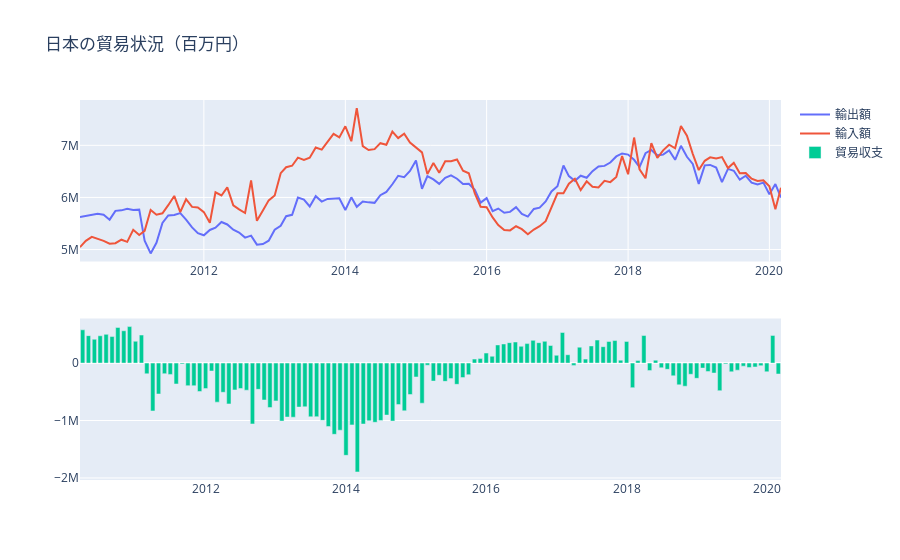

Notebook code for this chart:
### Code cell
fig = make_subplots(2,1)

fig.add_trace(
    go.Scatter(x=boueki['Years/Months'], y=boueki['Exp-Total'], name='輸出額'),
    row=1, col=1
)
fig.add_trace(
    go.Scatter(x=boueki['Years/Months'], y=boueki['Imp-Total'], name='輸入額'),
    row=1, col=1
)
fig.add_trace(
    go.Bar(x=boueki['Years/Months'], y=boueki['balance'], name='貿易収支'),
    row=2, col=1
)
fig.update_layout(
    go.Layout(title='日本の貿易状況（百万円）')
)

fig.show()
